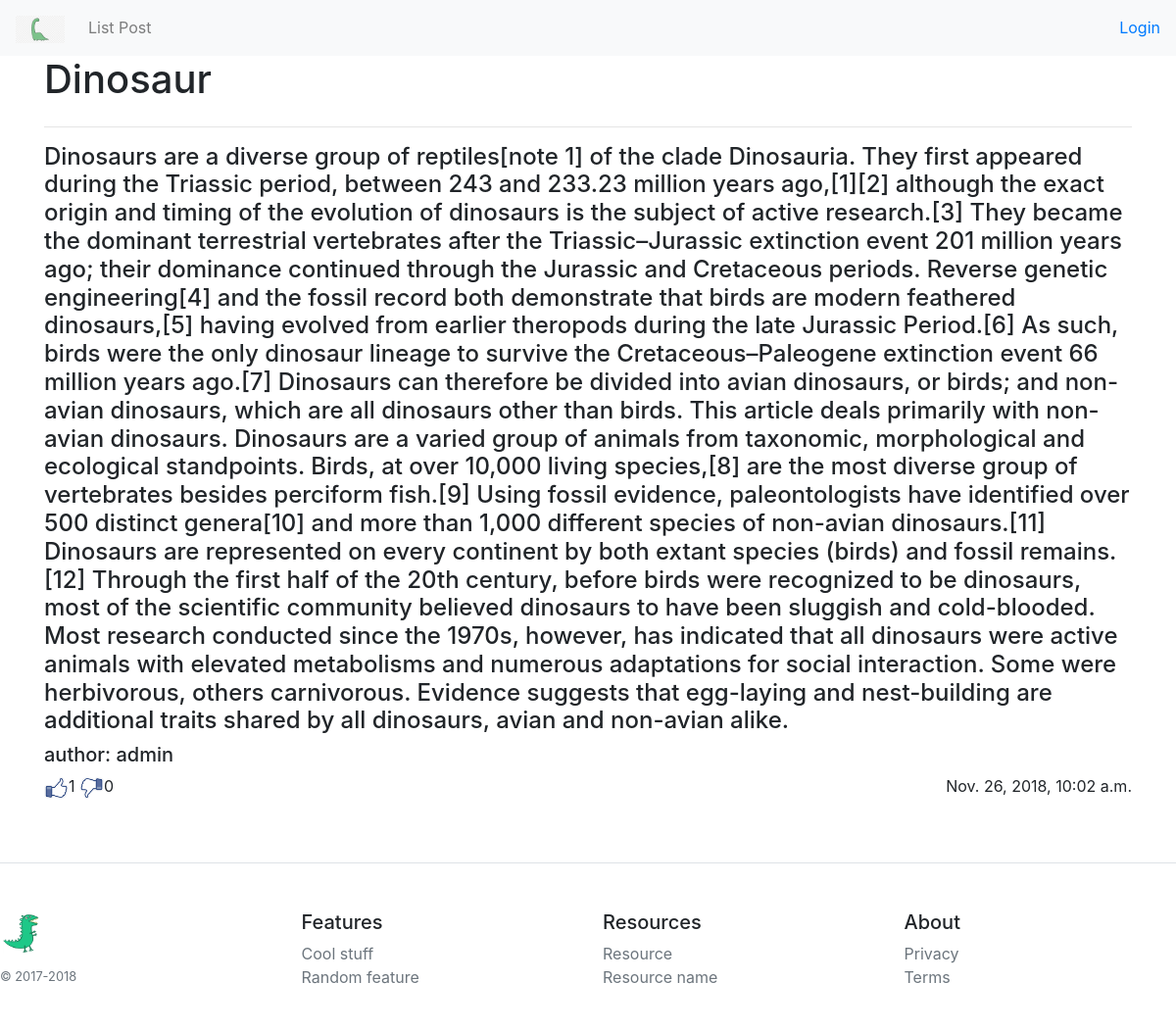
Screenshot of /posts/5/ with the database file from the repository.
### user_post/models.py (models this page shows, shortened)
class Post(models.Model):
    author = models.ForeignKey('auth.User', on_delete=models.CASCADE)
    title = models.CharField(max_length = 150, verbose_name = 'Title')
    descriptions = models.TextField(verbose_name = 'Informations')
    date = models.DateTimeField(auto_now = True, verbose_name = 'Date')
    likes = models.IntegerField(default = 0)
    dislike = models.IntegerField(default = 0)
    class Meta:
        verbose_name = 'Post'
        verbose_name_plural = 'Posts'

### user_post/views.py (the view)
# urls.py: url(r'^posts/(?P<pk>[0-9]+)/$', views.show_post, name = 'show_post'),
def show_post(request, pk):
	args = {}
	args.update(csrf(request))
	args['post'] = get_object_or_404(Post, pk=pk)
	return render(request, 'user_post/post.html', args)

### user_post/templates/user_post/post.html (shortened to what this page needs)
{% extends 'user_post/wrapper.html' %}
{% load staticfiles %}
{% block main %}
  <div class="comtainer">
    <h1 class="leftstr">{{ post.title }}</h1>
    <hr>
    <h4>{{ post.descriptions }}</h4>
    <h5>author: {{ post.author }}</h5>
    <p class="leftstr">
    	<a href="/posts/add_likes/{{ post.id}}"><img src="{% static 'img/like2.png' %}" width="25px"></a>{{ post.likes }}
    	<a href="/posts/add_dislike/{{ post.id}}"><img src="{% static 'img/like1.png' %}" width="25px"></a>{{ post.dislike }}
    </p>
    <span class="rightstr">{{ post.date }}</span>
  </div>
{% endblock %}

### user_post/static/css/style3.css (style rules this page uses)
body, html { width: 100%; display: grid; }
.leftstr, .rightstr { float:left; width: 50%; }
.rightstr { text-align: right; }

### rows the page displays
Post: title "Dinosaur", descriptions "Dinosaurs are a diverse group of reptiles[note 1] of the clade Dinosauria. They first appeared during the Triassic period, between 243 and 233.23 million years ago,[1][2] although the exact origin and timing of the evolution of dinosaurs is the subject of active research.[3] They became the dominant terrestrial vertebrates after the Triassic–Jurassic extinction event 201 million years ago; their dominance continued through the Jurassic and Cretaceous periods. Reverse genetic engineering[4] and the fossil record both demonstrate that birds are modern feathered dinosaurs,[5] having evolved from earlier theropods during the late Jurassic Period.[6] As such, birds were the only dinosaur lineage…", author "admin", likes "1", dislike "0", date "Nov. 26, 2018, 10:02 a.m."
